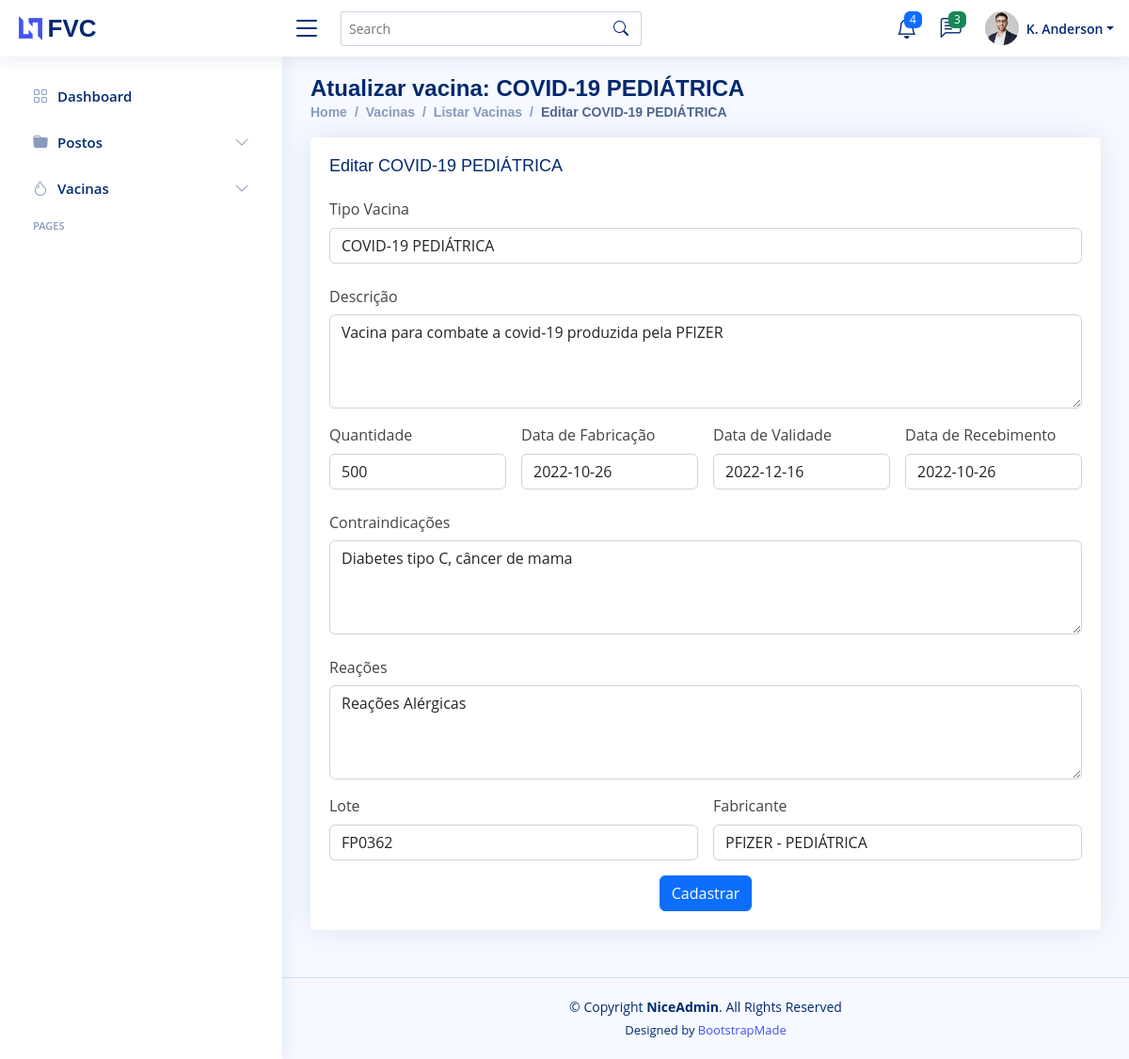
Screenshot of /vacupdate/1 with the database file from the repository.
### core/models.py (models this page shows, shortened)
class vacinas(models.Model):
    vac_tipo_vacina = models.CharField(max_length = 120)
    vac_lote = models.CharField(max_length = 45)
    vac_fabricante = models.CharField(max_length = 45)
    vac_descricao = models.TextField(max_length = 300)
    vac_quantidade = models.IntegerField()
    vac_disponibilidade = models.BooleanField()
    vac_contraindicacao = models.TextField(max_length = 300)
    vac_reacoes = models.TextField(max_length = 300)
    vac_data_fabricacao = models.DateField()
    vac_data_validade = models.DateField()
    vac_data_recebimento = models.DateField()
    class Meta:
        verbose_name_plural = "Vacinas"

### core/views.py (the view)
# urls.py: path('vacupdate/<int:id_vacina>', vac_update, name= "update_vacinas"),
def vac_update(request, id_vacina):
    vacina = vacinas.objects.get(pk = id_vacina)
    form = vacinasForm(request.POST or None, instance = vacina)
    if form.is_valid():
        form.save()
        return redirect("lista_vacinas")
    pacote = {"form_vacinas": form , "vacinaChave": vacina}
    return render(request, "vac-update.html", pacote)

### core/form.py
class vacinasForm(ModelForm):
    class Meta:
        model = vacinas
        fields = ["vac_tipo_vacina", "vac_lote", "vac_fabricante","vac_descricao","vac_quantidade","vac_disponibilidade","vac_contraindicacao","vac_reacoes","vac_data_fabricacao","vac_data_validade","vac_data_recebimento"]

### core/templates/vac-update.html (shortened to what this page needs)
{%extends 'layouts/pages-blank.html'%}
{%block page-name%}Atualizar vacina: {{vacinaChave.vac_tipo_vacina}}{%endblock page-name%}
{%block directory%}
<li class="breadcrumb-item"><a href="index.html">Home</a></li>
<li class="breadcrumb-item">Vacinas</li>
<li class="breadcrumb-item"><a href="{%url 'lista_vacinas'%}">Listar Vacinas</a></li>
<li class="breadcrumb-item active">Editar {{vacinaChave.vac_tipo_vacina}}</li>
{%endblock directory%}
{%block main-content%}
<div class="card">
    <div class="card-body">
      <h5 class="card-title">Editar {{vacinaChave.vac_tipo_vacina}}</h5>
      <form class="row g-3" id="create_form" method="POST">
        <div class="col-12">
          <label for="id_vac_tipo_vacina" class="form-label">Tipo Vacina</label>
          {{form_vacinas.vac_tipo_vacina}}
        </div>
        <div class="col-12">
          <label for="id_vac_descricao" class="col-sm-2 col-form-label">Descrição</label>
          <textarea class="form-control" style="height: 100px" id= "id_vac_descricao" name="vac_descricao">{{vacinaChave.vac_descricao}}</textarea>
        </div>
        <div class="col-3">
          <label for="id_vac_quantidade" class="form-label">Quantidade</label>
          {{form_vacinas.vac_quantidade}}
        </div>
        <div class="col-3">
          <label for="id_vac_data_fabricacao" class="form-label">Data de Fabricação</label>
          {{form_vacinas.vac_data_fabricacao}}
        </div>
        <div class="col-3">
          <label for="id_vac_data_validade" class="form-label">Data de Validade</label>
          {{form_vacinas.vac_data_validade}}
        </div>
        <div class="col-3">
          <label for="id_vac_data_recebimento" class="form-label">Data de Recebimento</label>
          {{form_vacinas.vac_data_recebimento}}
        </div>
        <div class="col-12">
          <label for="id_vac_contraindicacao" class="col-sm-2 col-form-label">Contraindicações</label>
          <textarea class="form-control" style="height: 100px" id= "id_vac_contraindicacao" name="vac_contraindicacao">{{vacinaChave.vac_contraindicacao}}</textarea>
        </div>
        <div class="col-12">
          <label for="id_vac_reacoes" class="col-sm-2 col-form-label">Reações</label>
          <textarea class="form-control" style="height: 100px" id= "id_vac_reacoes" name="vac_reacoes">{{vacinaChave.vac_reacoes}}</textarea>
        </div>
        <div class="col-6">
          <label for="id_vac_lote" class="form-label">Lote</label>
          {{form_vacinas.vac_lote}}
        </div>
        <div class="col-6">
          <label for="id_vac_fabricante" class="form-label">Fabricante</label>
          {{form_vacinas.vac_fabricante}}
        </div>
        <div class="text-center">
          <button type="submit" class="btn btn-primary">Cadastrar</button>
        </div>
      </form>
    </div>
  </div>
{%endblock main-content%}

### core/static/assets/css/style.css (style rules this page uses)
:root { scroll-behavior: smooth; }
body { font-family: "Open Sans", sans-serif; background: #f6f9ff; color: #444444; }
a { color: #4154f1; text-decoration: none; }
h1, h2, h3, h4, h5, h6 { font-family: "Nunito", sans-serif; }
.card { margin-bottom: 30px; border: none; border-radius: 5px; box-shadow: 0px 0 30px rgba(1, 41, 112, 0.1); }
.card-title { padding: 20px 0 15px 0; font-size: 18px; font-weight: 500; color: #012970; font-family: "Poppins", sans-serif; }
.card-body { padding: 0 20px 20px 20px; }
.breadcrumb a { color: #899bbd; transition: 0.3s; }
.breadcrumb .breadcrumb-item::before { color: #899bbd; }
.breadcrumb .active { color: #51678f; font-weight: 600; }

### rows the page displays
vacinas: vac_tipo_vacina "COVID-19 PEDIÁTRICA", vac_descricao "Vacina para combate a covid-19 produzida pela PFIZER", vac_quantidade "500", vac_data_fabricacao "2022-10-26", vac_data_validade "2022-12-16", vac_data_recebimento "2022-10-26", vac_contraindicacao "Diabetes tipo C, câncer de mama", vac_reacoes "Reações Alérgicas", vac_lote "FP0362", vac_fabricante "PFIZER - PEDIÁTRICA"
